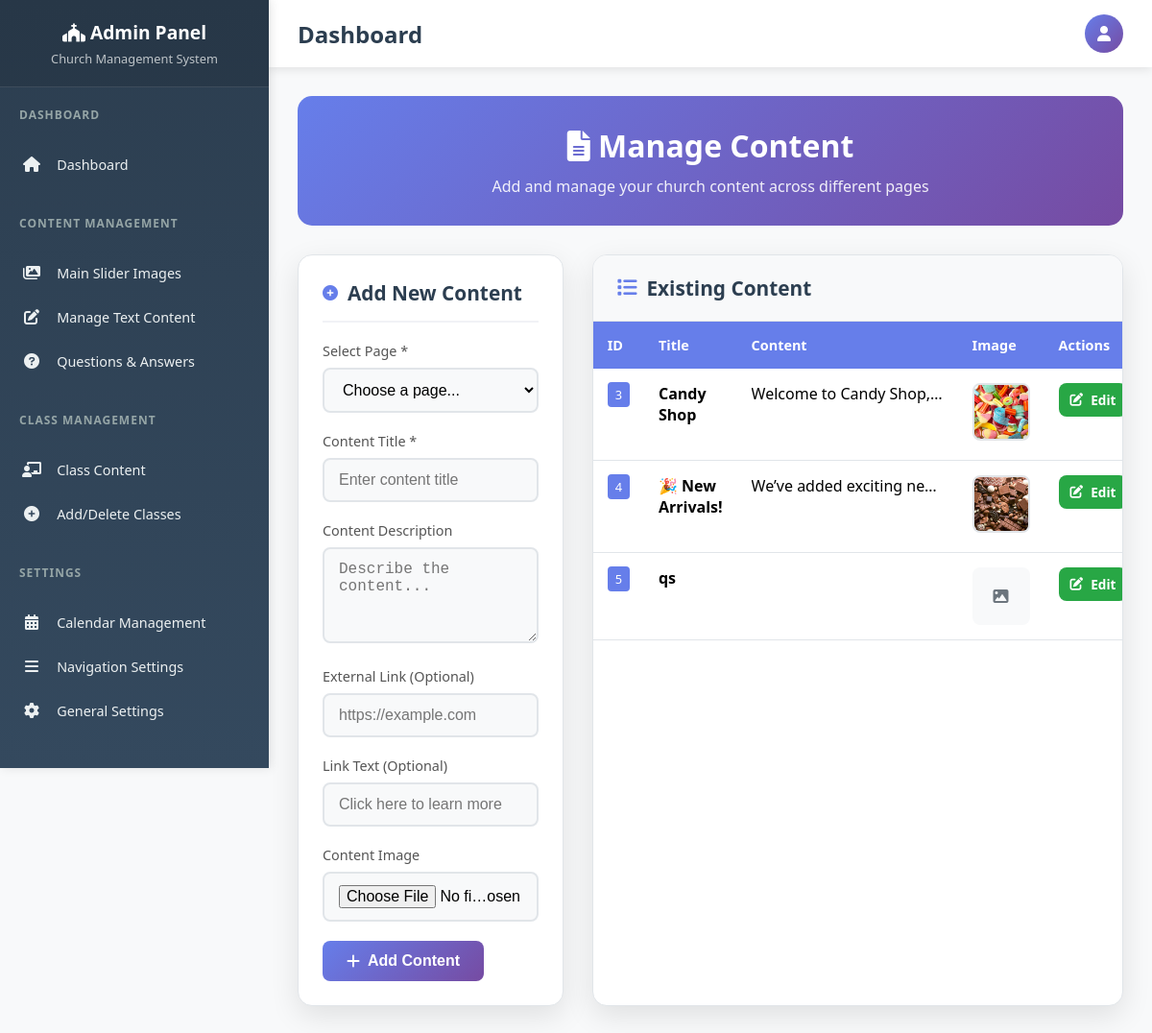
Screenshot of /manger/mangeText.php (signed in) with the database file from the repository.
### tables this page shows
CREATE TABLE `content` (
  `id` int(11) NOT NULL,
  `client_id` int(11) NOT NULL,
  `pageID` int(11) NOT NULL,
  `title` text NOT NULL,
  `content` text NOT NULL,
  `img` varchar(500) NOT NULL,
  `link` varchar(200) NOT NULL,
  `linkText` varchar(500) NOT NULL,
  `created_at` timestamp NOT NULL DEFAULT current_timestamp(),
  `updated_at` timestamp NOT NULL DEFAULT current_timestamp() ON UPDATE current_timestamp()
);

### GetClient.php (called while the page is built, shortened)
<?php
require('connect.php');
$domain = $_SERVER['HTTP_HOST'];
$sql = "SELECT * FROM `clients` WHERE domin = ? LIMIT 1";
$stmt = $conn->prepare($sql);
$stmt->bind_param("s", $domain);
$stmt->execute();
$result = $stmt->get_result();
if ($row = $result->fetch_assoc()) {
    $clientID = $conn->real_escape_string($row['id']);
} else {
    echo "No client found for the domain: " . htmlspecialchars($domain);
    exit();
}
?>

### manger/mangeText.php (the view, shortened to what this page needs)
<?php
include '../GetClient.php';
?>
<!DOCTYPE html>
<html lang="en">
<head>
    <link href="https://cdnjs.cloudflare.com/ajax/libs/font-awesome/6.0.0/css/all.min.css" rel="stylesheet">
</head>
<body>
    <?php include('../manger/nav.php'); ?>
    <div class="page-container">
        <div class="page-header">
            <h1><i class="fas fa-file-alt"></i> Manage Content</h1>
            <p>Add and manage your church content across different pages</p>
        </div>
        <div class="content-grid">
            <div class="form-card">
                <div class="form-header">
                    <i class="fas fa-plus-circle"></i>
                    <h2>Add New Content</h2>
                </div>
                <form action="<?php echo htmlspecialchars($_SERVER["PHP_SELF"]); ?>" method="post" enctype="multipart/form-data">
                    <div class="form-group">
                        <label for="page_id">Select Page *</label>
                        <select name="page_id" id="page_id" required>
                            <option value="">Choose a page...</option>
                        </select>
                    </div>
                    <div class="form-group">
                        <label for="title">Content Title *</label>
                        <input type="text" id="title" name="title" required placeholder="Enter content title">
                    </div>
                    <div class="form-group">
                        <label for="content">Content Description</label>
                        <textarea id="content" name="content" placeholder="Describe the content..."></textarea>
                    </div>
                    <div class="form-group">
                        <label for="link">External Link (Optional)</label>
                        <input type="text" id="link" name="link" placeholder="https://example.com">
                    </div>
                    <div class="form-group">
                        <label for="linkText">Link Text (Optional)</label>
                        <input type="text" id="linkText" name="linkText" placeholder="Click here to learn more">
                    </div>
                    <div class="form-group">
                        <label for="img">Content Image</label>
                        <input type="file" id="img" name="img" accept="image/*">
                    </div>
                    <button type="submit" name="add_content" class="btn btn-primary">
                        <i class="fas fa-plus"></i>
                        Add Content
                    </button>
                </form>
            </div>
            <div class="table-card">
                <div class="table-header">
                    <h2><i class="fas fa-list"></i> Existing Content</h2>
                </div>
                <div style="overflow-x: auto;">
                    <table class="data-table">
                        <thead>
                            <tr>
                                <th>ID</th>
                                <th>Title</th>
                                <th>Content</th>
                                <th>Image</th>
                                <th>Actions</th>
                            </tr>
                        </thead>
                        <tbody>
                            <?php
                            $sql_content = "SELECT * FROM content WHERE client_id = $clientID";
                            $result_content = $conn->query($sql_content);
                            if ($result_content->num_rows > 0) {
                                while ($row = $result_content->fetch_assoc()) {
                                    echo "<tr>";
                                    echo "<td><span style='background: #667eea; color: #fff; padding: 4px 8px; border-radius: 4px; font-size: 0.8rem;'>" . htmlspecialchars($row["id"]) . "</span></td>";
                                    echo "<td><strong>" . htmlspecialchars($row["title"]) . "</strong></td>";
                                    echo "<td><div class='content-preview'>" . htmlspecialchars($row["content"]) . "</div></td>";
                                    echo "<td>";
                                    if ($row["img"]) {
                                        echo "<img src='/church/uploads/" . htmlspecialchars($row["img"]) . "' class='image-preview' alt='Content image'>";
                                    } else {
                                        echo "<div style='width: 60px; height: 60px; background: #f8f9fa; border-radius: 8px; display: flex; align-items: center; justify-content: center; color: #6c757d;'><i class='fas fa-image'></i></div>";
                                    }
                                    echo "</td>";
                                    echo "<td>";
                                    echo "<div class='action-buttons'>";
                                    echo "<a href='editManageText.php?id=" . $row['id'] . "' class='btn btn-success btn-sm'>";
                                    echo "<i class='fas fa-edit'></i> Edit";
                                    echo "</a>";
                                    echo "</div>";
                                    echo "</td>";
                                    echo "</tr>";
                                }
                            }
                            ?>
                        </tbody>
                    </table>
                </div>
            </div>
        </div>
    </div>
</body>
</html>

### manger/mangeText.php (style rules this page uses)
.page-container { max-width: 1200px; margin: 0 auto; }
.page-header { background: linear-gradient(135deg, #667eea 0%, #764ba2 100%); color: #fff; padding: 30px; border-radius: 15px; margin-bottom: 30px; text-align: center; }
.page-header h1 { margin: 0; font-size: 2rem; font-weight: 600; }
.page-header p { margin: 10px 0 0; opacity: 0.9; }
.content-grid { display: grid; grid-template-columns: 1fr 2fr; gap: 30px; margin-bottom: 30px; }
.form-card { background: #fff; border-radius: 15px; box-shadow: 0 10px 30px rgba(0, 0, 0, 0.1); padding: 25px; border: 1px solid #e1e5e9; }
.form-header { display: flex; align-items: center; gap: 10px; margin-bottom: 20px; padding-bottom: 15px; border-bottom: 2px solid #f1f2f6; }
.form-header h2 { margin: 0; color: #2c3e50; font-size: 1.3rem; }
.form-header i { color: #667eea; }
.form-group { margin-bottom: 20px; }
.form-group label { display: block; margin-bottom: 8px; font-weight: 500; color: #555; font-size: 0.9rem; }
.form-group input, .form-group select, .form-group textarea { width: 100%; padding: 12px 15px; border: 2px solid #e1e5e9; border-radius: 8px; font-size: 1rem; transition: all 0.3s ease; background: #f8f9fa; }
.form-group textarea { min-height: 100px; resize: vertical; }
.btn { padding: 12px 25px; border: none; border-radius: 8px; font-size: 1rem; font-weight: 600; cursor: pointer; transition: all 0.3s ease; text-decoration: none; display: inline-flex; align-items: center; gap: 8px; }
.btn-primary { background: linear-gradient(135deg, #667eea 0%, #764ba2 100%); color: #fff; }
.btn-success { background: #28a745; color: #fff; }
.table-card { background: #fff; border-radius: 15px; box-shadow: 0 10px 30px rgba(0, 0, 0, 0.1); overflow: hidden; border: 1px solid #e1e5e9; }
.table-header { background: #f8f9fa; padding: 20px 25px; border-bottom: 1px solid #e1e5e9; }
.table-header h2 { margin: 0; color: #2c3e50; font-size: 1.3rem; display: flex; align-items: center; gap: 10px; }
.table-header i { color: #667eea; }
.data-table { width: 100%; border-collapse: collapse; }
.data-table th { background: #667eea; color: #fff; padding: 15px; text-align: left; font-weight: 600; font-size: 0.9rem; }
.data-table td { padding: 15px; border-bottom: 1px solid #e1e5e9; vertical-align: top; }
.content-preview { max-width: 200px; overflow: hidden; text-overflow: ellipsis; white-space: nowrap; }
.image-preview { width: 60px; height: 60px; object-fit: cover; border-radius: 8px; border: 2px solid #e1e5e9; }
.action-buttons { display: flex; gap: 8px; }
.btn-sm { padding: 8px 12px; font-size: 0.85rem; }

### manger/nav.php (style rules this page uses)
* { margin: 0; padding: 0; box-sizing: border-box; }
body { font-family: 'Segoe UI', Tahoma, Geneva, Verdana, sans-serif; background: #f8f9fa; margin: 0; padding: 0; }

### rows the page displays
content: id "3", title "Candy Shop", content "Welcome to Candy Shop,…", img (picture)
content: id "4", title "🎉 New Arrivals!", content "We’ve added exciting ne…", img (picture)
content: id "5", title "qs"
